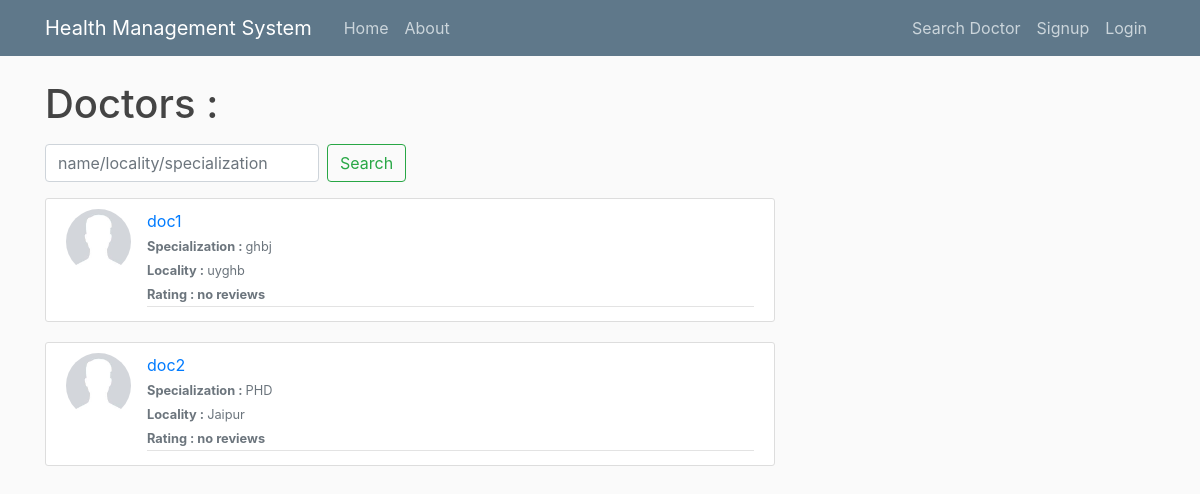
/search/, run on an earlier commit of the app's database.
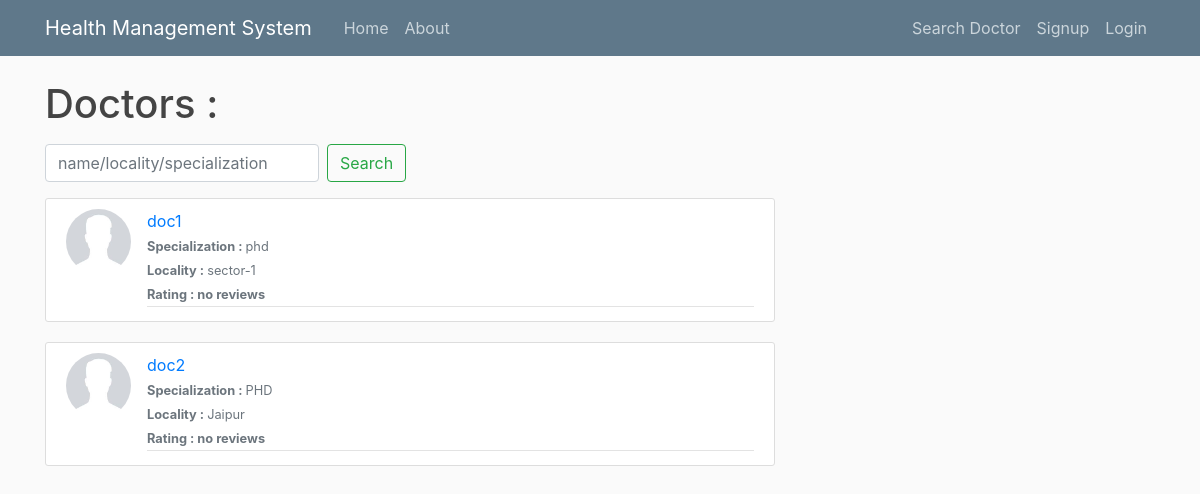
And on a later commit of the database.
### accounts/models.py (models this page shows, shortened)
class Doctor(models.Model):
    name = models.CharField(max_length = 100)
    phone = PhoneField(blank=True, help_text='Contact phone number') #update
    adhaar_num = models.CharField(max_length=20,blank=True)
    blood_group = models.CharField(max_length = 4 ,blank=True,choices=blood_grp_choices)
    age = models.IntegerField(null=True)
    gender = models.CharField(max_length = 1,blank=True,choices = gender_choices)
    locality = models.CharField(max_length=50) #update
    home_address = models.CharField(max_length=150,blank=True) #update
    work_address = models.CharField(max_length=150,blank=True) #update
    specialization = models.CharField(max_length=100)
    specialization_proof = models.FileField(blank=True,upload_to='specialization_proofs')
    image = models.ImageField(default='def_M.jpg', upload_to = 'profile_pics')
    patient_records = models.ManyToManyField(record,related_name="p1",blank=True)
    user = models.OneToOneField(User,on_delete=models.CASCADE)
    appointments = models.ManyToManyField(appointment,related_name="app_doc",blank=True)
    points = models.IntegerField(default=0)
    num_reviews = models.IntegerField(default=0)
    rating = models.IntegerField(default=0)

### search/views.py (the view, shortened to what this page needs)
# urls.py: path('search/',include('search.urls')),
def search(request):
    doctors = Doctor.objects.all()
    return render(request,'search/search.html',{'doctors':doctors})

### search/templates/search/search.html
{%extends "base_layout.html" %}
{%block content%}
    <h1>Doctors :</h1>
    <form class="form-inline my-2 my-lg-3">
        <input class="form-control mr-sm-2" type="search" placeholder="name/locality/specialization" aria-label="Search" name="search">
        <button class="btn btn-outline-success my-2 my-sm-0" type="submit">Search</button>
    </form>
    {% for doctor in doctors %}
    <article class="media content-section">
    <img class = "rounded-circle article-img"src = "{{ doctor.image.url }}">
    <div class="media-body">
      <div class="article-metadata">
        <a class="mr-2" href="{%url 'search:doctor-detail' doctor.id%}">{{ doctor.name }}</a>
        <small class="text-muted"><br> <b>Specialization : </b>{{ doctor.specialization }}</br></small>
        <small class="text-muted"><b>Locality : </b>{{ doctor.locality }}</small><br>
        {% if doctor.num_reviews == 0 %}
          <small class="text-muted"><b>Rating : no reviews</b></small>
        {% else %}
        <small class="text-muted"><b>Rating : {{doctor.rating}}</b></small>
        {% endif %}
      </div>
    </div>
    </article>
  {% endfor %}
{%endblock content%}

What changed in the data, as far as the page shows it:
changed Doctor "doc1": specialization "ghbj" → "phd"; locality "uyghb" → "sector-1"
